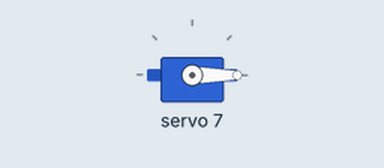
A sketch run on a simulated Arduino Uno, built with avr-gcc and run on an emulated ATmega328P. Shown: servo.

Above: at 0.1 s.
At 5.1 s:
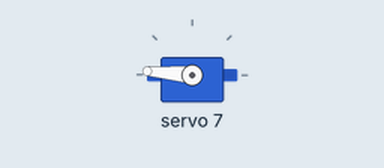
At 10.1 s:
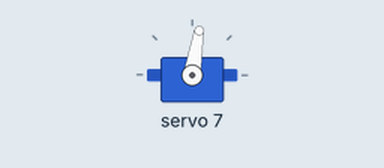
Timing chart, 0 to 11.6 s (numbered marks = the images above):
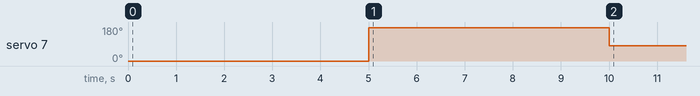

The sketch:

servo_test.ino
```cpp
// Include Wire Library for I2C
#include <Wire.h>

// Include Adafruit PCA9685 Servo Library
#include <Adafruit_PWMServoDriver.h>

// Creat object to represent PCA9685 at default I2C address
Adafruit_PWMServoDriver pca9685 = Adafruit_PWMServoDriver(0x40);


//#define SERVOMIN  70  // Minimum value
//#define SERVOMAX  520  // Maximum value
#define SERVOMIN  70  // Minimum value
#define SERVOMAX  520  // Maximum value
#define SER1  7

int pwm1, pwm2, pwm3, pwm4, pwm5;
int arm_servo1_pos = 0;

void setup() {
  // put your setup code here, to run once:
  // Initialize PCA9685
  pca9685.begin();

  // Set PWM Frequency to 50Hz
  pca9685.setPWMFreq(50);

    arm_servo1_pos = 5;
    pwm1 = map(arm_servo1_pos, 0, 180, SERVOMIN, SERVOMAX);
    // Write to PCA9685
    pca9685.setPWM(SER1, 0, pwm1);
    delay(5000);

    arm_servo1_pos = 165;
    pwm1 = map(arm_servo1_pos, 0, 180, SERVOMIN, SERVOMAX);
    // Write to PCA9685
    pca9685.setPWM(SER1, 0, pwm1);
    delay(5000);

    arm_servo1_pos = 85;
    pwm1 = map(arm_servo1_pos, 0, 180, SERVOMIN, SERVOMAX);
    // Write to PCA9685
    pca9685.setPWM(SER1, 0, pwm1);
    delay(5000);
}

void loop() {
  // put your main code here, to run repeatedly:
}
```
